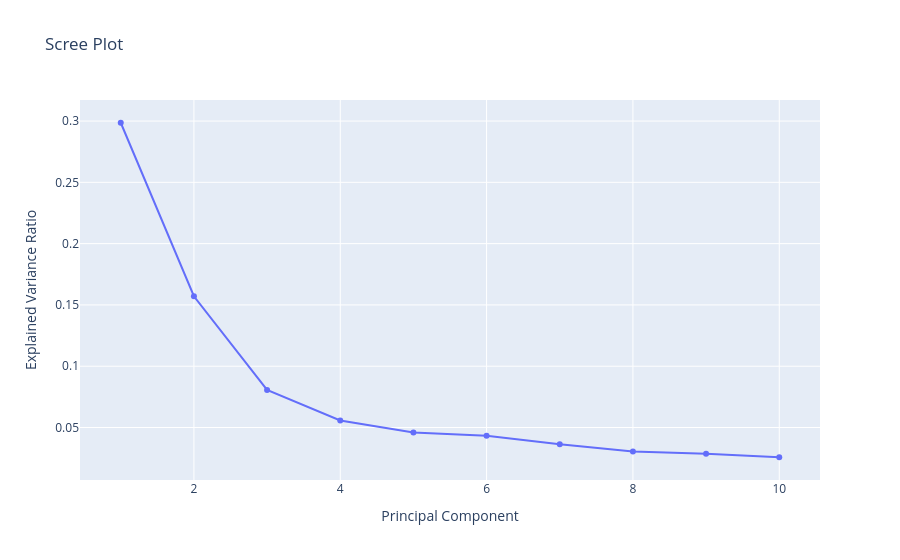

The code cell stored with this chart in its notebook:
### Code cell
import plotly.express as px

components = list(range(1, len(pca.explained_variance_ratio_)+1))
variance_ratio = pca.explained_variance_ratio_

fig = px.line(
    x=components,
    y=variance_ratio,
    markers = True,
    labels={'x': 'Principal Component', 'y': 'Explained Variance Ratio'},
    title='Scree Plot'
)
fig.show()

### Figure 1 — Plotly figure (JSON) as saved in the notebook; plotly's stock layout.template omitted (floating-point values rounded to 4 significant figures)
{"data": [{"hovertemplate": "Principal Component=%{x}<br>Explained Variance Ratio=%{y}<extra></extra>", "legendgroup": "", "line": {"color": "#636efa", "dash": "solid"}, "marker": {"symbol": "circle"}, "mode": "lines+markers", "name": "", "orientation": "v", "showlegend": false, "type": "scatter", "x": [1, 2, 3, 4, 5, 6, 7, 8, 9, 10], "xaxis": "x", "y": [0.2986, 0.1571, 0.0806, 0.05571, 0.0459, 0.04318, 0.03636, 0.03048, 0.02858, 0.02573], "yaxis": "y"}], "layout": {"legend": {"tracegroupgap": 0}, "title": {"text": "Scree Plot"}, "xaxis": {"anchor": "y", "domain": [0, 1], "title": {"text": "Principal Component"}}, "yaxis": {"anchor": "x", "domain": [0, 1], "title": {"text": "Explained Variance Ratio"}}}}
